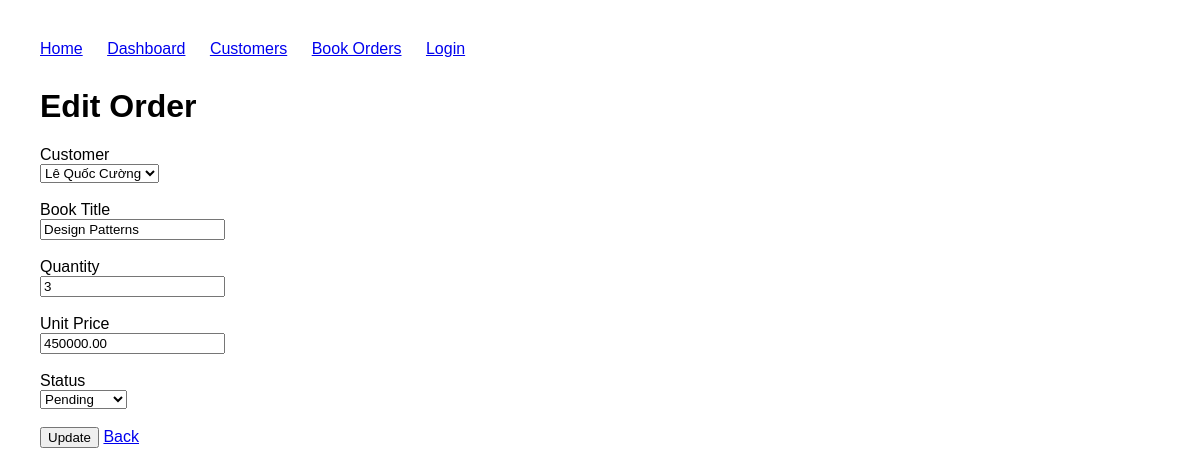
/book-orders/edit?id=3 (signed in), run on the app's committed database.
### tables this page shows
CREATE TABLE book_orders (

    id INT AUTO_INCREMENT PRIMARY KEY,

    order_code VARCHAR(50) NOT NULL,

    customer_id INT NOT NULL,

    book_title VARCHAR(255) NOT NULL,

    quantity INT NOT NULL,

    unit_price DECIMAL(12,2) NOT NULL,

    total_amount DECIMAL(12,2) NOT NULL,

    status ENUM(
        'pending',
        'paid',
        'shipping',
        'completed',
        'cancelled'
    ) DEFAULT 'pending',

    created_at TIMESTAMP DEFAULT CURRENT_TIMESTAMP,

    updated_at TIMESTAMP DEFAULT CURRENT_TIMESTAMP
        ON UPDATE CURRENT_TIMESTAMP,

    UNIQUE KEY uk_order_code(order_code),

    INDEX idx_customer(customer_id),

    INDEX idx_status(status),

    INDEX idx_created(created_at),

    CONSTRAINT fk_orders_customer
        FOREIGN KEY(customer_id)
        REFERENCES customers(id)
        ON DELETE CASCADE
);

CREATE TABLE customers (

    id INT AUTO_INCREMENT PRIMARY KEY,

    name VARCHAR(100) NOT NULL,

    email VARCHAR(150) NOT NULL,

    phone VARCHAR(20),

    address VARCHAR(255),

    created_at TIMESTAMP DEFAULT CURRENT_TIMESTAMP,

    updated_at TIMESTAMP DEFAULT CURRENT_TIMESTAMP
        ON UPDATE CURRENT_TIMESTAMP,

    UNIQUE KEY uk_customers_email(email),

    INDEX idx_customers_created(created_at),

    INDEX idx_customers_phone(phone)
);

### app/Core/helpers.php (called while the page is built, shortened)
<?php
function e(?string $value): string
{
    return htmlspecialchars((string) $value, ENT_QUOTES, 'UTF-8');
}
function view(string $view, array $data = []): void
{
    require __DIR__ . "/../Views/layouts/main.php";
}

### app/Controllers/BookOrderController.php (called while the page is built, shortened)
<?php
require_once __DIR__.'/../Services/BookOrderService.php';
class BookOrderController
{
    private BookOrderService $service;
    public function __construct()
    {
        $this->service = new BookOrderService();
    }
    public function edit(): void
    {
        $id = (int)($_GET['id'] ?? 0);
        $order = $this->service->find($id);
        view('book_orders/edit', [
            'title' => 'Edit Order',
            'view' => 'book_orders/edit',
            'order' => $order,
            'customers' => $this->service->getCustomers(),
            'errors' => get_flash('errors', [])
        ]);
    }
}

### app/Core/Router.php (called while the page is built, shortened)
<?php
class Router
{
    private array $routes = [];
    public function get(string $path, array $handler): void
    {
        $this->routes[$path]['GET'] = $handler;
    }
    public function post(string $path, array $handler): void
    {
        $this->routes[$path]['POST'] = $handler;
    }
    public function dispatch(string $method, string $path): void
    {
        [$controller, $action]
            = $this->routes[$path][$method];
        (new $controller())->$action();
    }
}

### public/index.php (called while the page is built, shortened)
<?php
require __DIR__.'/../app/Core/Router.php';
require __DIR__.'/../app/Controllers/BookOrderController.php';
$router=new Router();
$router->get('/',[
    HomeController::class,
    'index'
]);
$router->get('/dashboard',[
    DashboardController::class,
    'index'
]);
$router->get('/health', [
    HealthController::class,
    'index'
]);
$router->get('/login', [
    AuthController::class,
    'login'
]);
$router->post('/login', [
    AuthController::class,
    'handleLogin'
]);
$router->post('/logout', [
    AuthController::class,
    'logout'
]);
$router->get('/customers', [
    CustomerController::class,
    'index'
]);
$router->get('/customers/create', [
    CustomerController::class,
    'create'
]);
$router->post('/customers', [
    CustomerController::class,
    'store'
]);
$router->get('/customers/edit', [
    CustomerController::class,
    'edit'
]);
$router->post('/customers/update', [
    CustomerController::class,
    'update'
]);
$router->post('/customers/delete', [
    CustomerController::class,
    'delete'
]);
$router->get('/book-orders', [
    BookOrderController::class,
    'index'
]);
$router->get('/book-orders/create', [
    BookOrderController::class,
    'create'
]);
$router->post('/book-orders', [
    BookOrderController::class,
    'store'
]);
$router->get('/book-orders/edit', [
    BookOrderController::class,
    'edit'
]);
$router->post('/book-orders/update', [
    BookOrderController::class,
    'update'
]);
$router->post('/book-orders/delete', [
    BookOrderController::class,
    'delete'
]);
$router->dispatch(
    $_SERVER['REQUEST_METHOD'],
    parse_url(
        $_SERVER['REQUEST_URI'],
        PHP_URL_PATH
    )
);

### app/Repositories/BookOrderRepository.php (called while the page is built, shortened)
<?php
class BookOrderRepository
{
    public function getCustomers(): array
    {
        $stmt = $this->pdo->query("SELECT id, name FROM customers  ORDER BY name");
        return $stmt->fetchAll();
    }
    public function findById(int $id): ?array
    {
        $stmt = $this->pdo->prepare(
            "SELECT * FROM book_orders WHERE id=:id"
        );
        $stmt->execute(['id' => $id]);
        return $stmt->fetch() ?: null;
    }
}

### app/Services/BookOrderService.php (called while the page is built, shortened)
<?php
require_once __DIR__ . '/../Repositories/BookOrderRepository.php';
require_once __DIR__ . '/../Core/Database.php';
class BookOrderService
{
    private function repository(): BookOrderRepository {
        $config = require __DIR__.'/../../config/database.php';
        $pdo = (new Database($config));
        return new BookOrderRepository($pdo->getConnection());
    }
    public function getCustomers(): array
    {
        return $this->repository()->getCustomers();
    }
    public function find(int $id): ?array
    {
        return $this->repository()->findById($id);
    }
}

### config/database.php (called while the page is built)
<?php
return [
    'host' => 'localhost',
    'database' => 'bookstore_crm',
    'username' => 'root',
    'password' => 'nmtruong0412@#',
    'charset' => 'utf8mb4',
];

### app/Core/Database.php (called while the page is built)
<?php
class Database
{
    private PDO $pdo;
    public function __construct(array $config)
    {
        $dsn = sprintf(
            'mysql:host=%s;dbname=%s;charset=%s',
            $config['host'],
            $config['database'],
            $config['charset']
        );
        $options = [
            PDO::ATTR_ERRMODE => PDO::ERRMODE_EXCEPTION,
            PDO::ATTR_DEFAULT_FETCH_MODE => PDO::FETCH_ASSOC,
            PDO::ATTR_EMULATE_PREPARES => false,
        ];
        $this->pdo = new PDO(
            $dsn,
            $config['username'],
            $config['password'],
            $options
        );
    }
    public function getConnection(): PDO
    {
        return $this->pdo;
    }
}

### app/Views/book_orders/edit.php (the view, shortened to what this page needs)
<h1>Edit Order</h1>
<form method="POST" action="/book-orders/update">
    <label>Customer</label>
    <br>
    <select name="customer_id">
        <?php foreach ($customers as $customer): ?>
            <option
                value="<?= $customer['id'] ?>"
                <?= $order['customer_id'] == $customer['id']
                    ? 'selected'
                    : ''
                ?>>
                <?= e($customer['name']) ?>
            </option>
        <?php endforeach; ?>
    </select>
    <br><br>
    <label>Book Title</label>
    <br>
    <input
        type="text"
        name="book_title"
        value="<?= e($order['book_title']) ?>">
    <br><br>
    <label>Quantity</label>
    <br>
    <input
        type="number"
        name="quantity"
        value="<?= e($order['quantity']) ?>">
    <br><br>
    <label>Unit Price</label>
    <br>
    <input
        type="number"
        name="unit_price"
        value="<?= e($order['unit_price']) ?>">
    <br><br>
    <label>Status</label>
    <br>
    <select name="status">
        <option
            value="pending"
            <?= $order['status'] == 'pending'
                ? 'selected' : ''
            ?>>
            Pending
        </option>
    </select>
    <br><br>
    <button>
        Update
    </button>
    <a href="/book-orders">
        Back
    </a>
</form>

### public/assets/style.css (style rules this page uses)
body { font-family:Arial; margin:40px; }

### data on the page
book_orders: customer_id "Lê Quốc Cường", book_title "Design Patterns", quantity "3", unit_price "450000.00"
